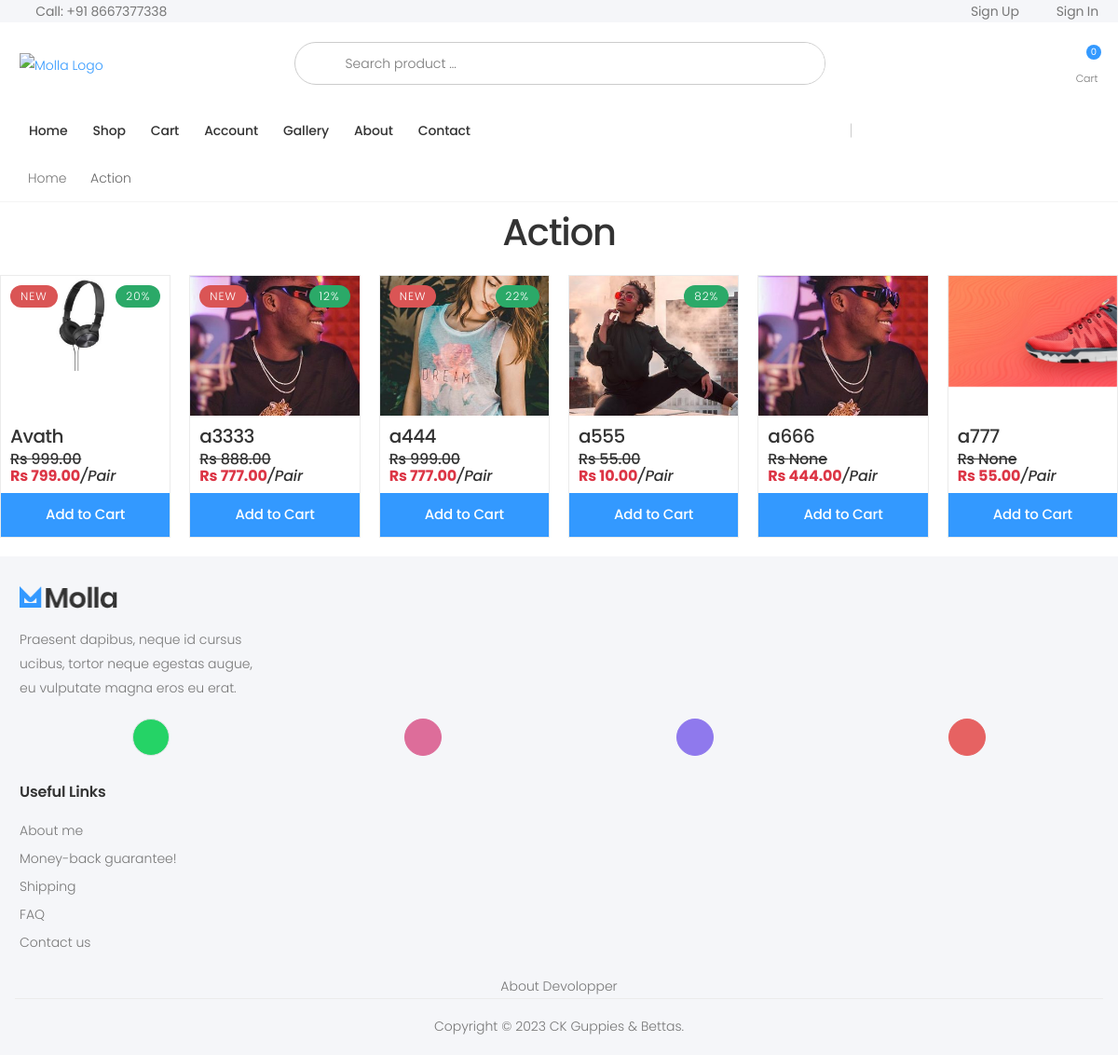
Page /action/slug on the earlier database version.
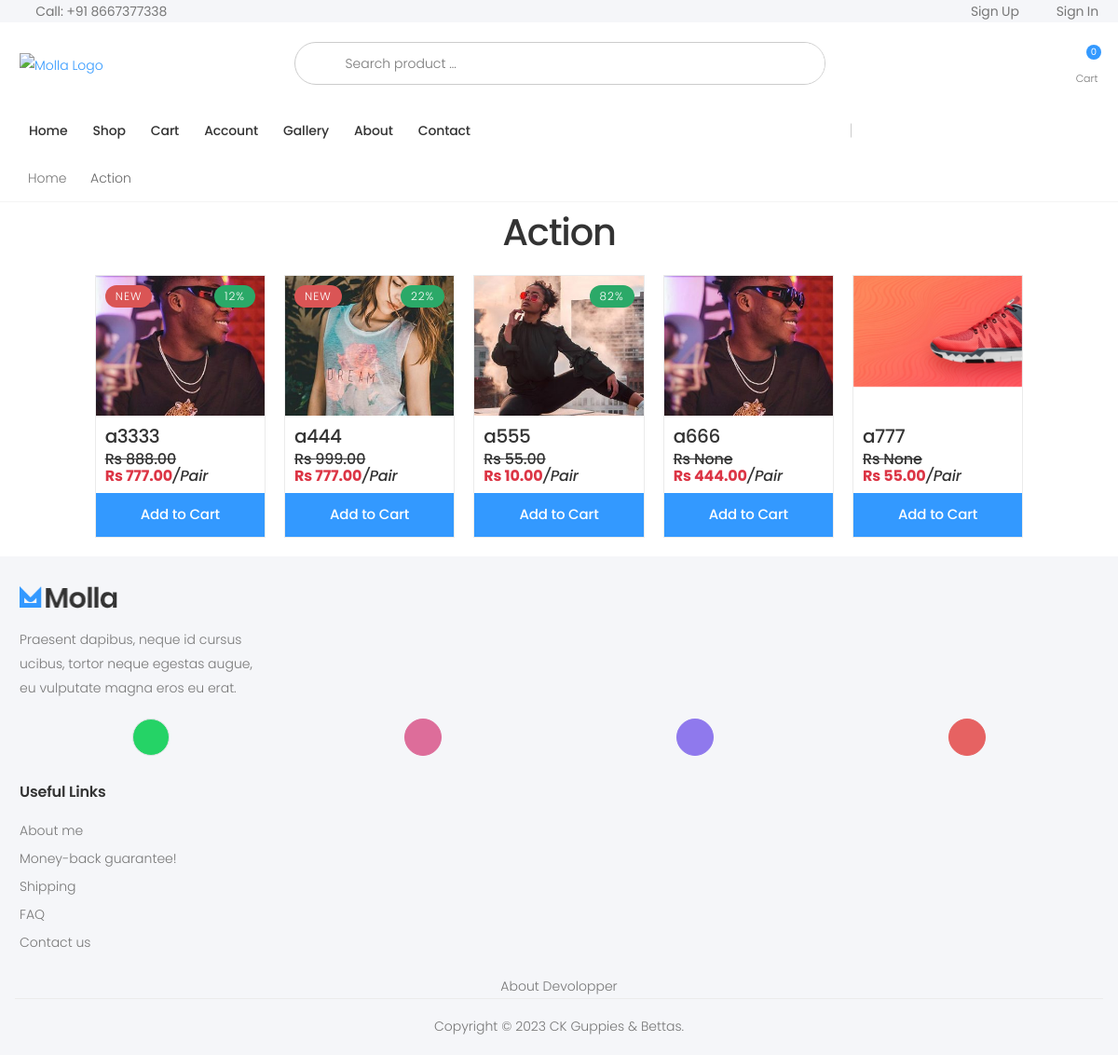
Same page on the later database version.
### store/models.py (models this page shows, shortened)
class Product(models.Model):
    name = models.CharField(max_length=250, unique=True)
    slug = models.SlugField(max_length=250, unique=True)
    description = models.TextField(blank=True)
    old_price = models.DecimalField(max_digits=7, blank=True, null=True, decimal_places=2)
    new_price = models.DecimalField(max_digits=7, blank=False, decimal_places=2)
    category = models.ForeignKey(Category, on_delete=models.SET_NULL, null=True)
    image_1 = models.ImageField(upload_to='product')
    image_2 = models.ImageField(upload_to='product', blank=True)
    image_3 = models.ImageField(upload_to='product', blank=True)
    video_url = models.URLField(max_length=200, blank=True)
    stock = models.IntegerField()
    active = models.BooleanField(default=True)
    new = models.BooleanField(default=True)
    created = models.DateTimeField(auto_now_add=True)
    update = models.DateField(auto_now=True)
    def get_url(self):
        return reverse('store_app:proDetail', args=[self.category.slug, self.slug])
    def get_discounted_price(self):
        if self.old_price and self.new_price:
            diff = self.old_price - self.new_price
            discount_percentage = ((diff) / self.old_price) * 100
            percentage = int(round(discount_percentage))
            return dict(percentage=percentage, diff=diff)
        return None
    class Meta:
        ordering = ('name',)
        verbose_name = 'product'
        verbose_name_plural = 'products'
    @property
    def imageURL(self):
        try:
            url = self.image_1.url
        except:
            url = ''
        return url

### store/views.py (the view)
# urls.py: path('', views.allProdCat, name="allProdCat"),
def allProdCat(request, c_slug=None):
    c_page = None
    offer = None
    products_list = None
    if c_slug != None:
        print('c_slug...........',c_slug)
        c_page = get_object_or_404(Category, slug=c_slug)
        print('c_page...........',c_page)
        products_list = Product.objects.all().filter(category=c_page, active=True, stock__gt=0)
    else:
        products_list = Product.objects.all().filter(active=True, stock__gt=0)
    offer_list = Product.objects.filter(old_price__gt=0)
    paginator1 = Paginator(products_list, 6)
    paginator2 = Paginator(offer_list, 6)
    try:
        page = int(request.GET.get('page', '1'))
    except:
        page = 1
    try:
        products = paginator1.page(page)
        offer = paginator2.page(page)
    except (InvalidPage, EmptyPage):
        products = paginator1.page(paginator1.num_pages)
        offer = paginator2.page(paginator2.num_pages)
    message_list = []
    for message in messages.get_messages(request):
        message_list.append({
            'message': message.message,
            'tags': message.tags
        })
    return render(request, 'store/category.html', {'category': c_page, 'products': products, 'offer': offer, 'messages': message_list})

### store/context_processors.py (called while the page is built)
def menu_link(request): #this function don't wanna call to work, it's defined in setting to work
    links_list = Category.objects.annotate(
        num_products=Count('product', filter=Q(product__active=True, product__stock__gt=0))
    ).filter(num_products__gt=0)
    paginator3 = Paginator(links_list,8)
    try:
        page = int(request.GET.get('page', '1'))
    except:
        page = 1
    try:
        links = paginator3.page(page)
    except (InvalidPage,EmptyPage):
        links = paginator3.page(paginator3.num_pages)
    return dict(links = links)

def cart_data(request):
    data = cartData(request)
    cartItems = data['cartItems']
    return dict(cartItems = cartItems)

### store/models.py (called while the page is built)
    def get_url(self):
        return reverse('store_app:product_by_category', args=[self.slug])

    def __str__(self):
        return '{}'.format(self.name)

### store/utils.py (called while the page is built, shortened)
def cookieCart(request):
	try:
		cart = json.loads(request.COOKIES['cart'])
	except:
		cart = {}
		print('CART:', cart)
	items = []
	order = {'get_cart_total':0, 'get_cart_items':0}
	cartItems = order['get_cart_items']
	total_price_difference = 0
	return {'cartItems':cartItems ,'order':order, 'items':items, 'total_price_difference':total_price_difference}

### store/templates/store/category.html (shortened to what this page needs)
{% extends 'store/Base.html' %}
{% load static %}
{% block content %}
    <div>
        {% if category %}
            <nav aria-label="breadcrumb" class="breadcrumb-nav">
                <div class="container-fluid">
                    <ol class="breadcrumb">
                        <li class="breadcrumb-item"><a href="{% url 'store_app:allProdCat' %}">Home</a></li>
                        <li class="breadcrumb-item">{{category}}</li>
                    </ol>
                </div>
            </nav>
            <div class="text-center p-3">
                <h2>{{category.name}}</h2>
            </div>
        {% endif %}
    </div>
    {% if category %}
    <div>
        <div class="products">
            <div class="row justify-content-center">
                {% for product in products.object_list %}
                <div class="col-6 col-md-4 col-lg-2">
                    <div class="product product-2">
                        <a href="{{product.get_url}}">
                            <div id="carouselExampleIndicators1{{product.slug}}" class="carousel slide">
                                <div class="carousel-inner" style="height: 150px;">
                                    <div class="carousel-item active">
                                        <img src="{{ product.imageURL }}" class="d-block w-100"
                                            alt="{{ product.name }}">
                                    </div>
                                </div>
                                {% if product.new == True %}
                                <span class="product-sale-label">NEW</span>
                                {% endif %}
                                {% if product.get_discounted_price %}
                                <span class="product-discount-label">{{ product.get_discounted_price.percentage }}%</span>
                                {% endif %}
                            </div>
                            <div class="carousel-product-info">
                                <div class="m-3">
                                    <h5 class="card-title cart-heading">{{ product.name }}</h3>
                                        <h6 class="pricing">
                                            <s>Rs {{product.old_price}}</s></span><br>
                                            <strong class="ms-2 text-danger">Rs {{ product.new_price }}</strong><i>/Pair</i>
                                        </h6>
                                </div>
                            </div>
                        </a>
                            <button data-quntity="{{product.stock}}" data-product="{{product.id}}" data-action="add" class="btn btn-primary add-btn btn-lg btn-block add-to-cart update-cart">Add to Cart</button>
                    </div>
                </div>
                {% endfor %}
            </div>
        </div>
    </div>
    {% endif %}
{% endblock %}

Differences in the rows shown:
no longer on this page (row edited): Product: imageURL (picture), new "NEW", get_discounted_price.percentage "20", name "Avath", old_price "999.00", new_price "799.00"
